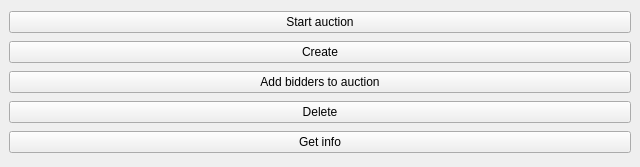
<?xml version="1.0" encoding="UTF-8"?>
<ui version="4.0">
 <class>auctionsWindow</class>
 <widget class="QMainWindow" name="auctionsWindow">
  <property name="geometry">
   <rect>
    <x>0</x>
    <y>0</y>
    <width>640</width>
    <height>167</height>
   </rect>
  </property>
  <property name="windowTitle">
   <string>Auctions</string>
  </property>
  <widget class="QWidget" name="centralwidget">
   <layout class="QVBoxLayout" name="verticalLayout">
    <item>
     <widget class="QPushButton" name="startAuctionButton">
      <property name="text">
       <string>Start auction</string>
      </property>
     </widget>
    </item>
    <item>
     <widget class="QPushButton" name="createButton">
      <property name="text">
       <string>Create</string>
      </property>
     </widget>
    </item>
    <item>
     <widget class="QPushButton" name="addBidderstoAuctionButton">
      <property name="text">
       <string>Add bidders to auction</string>
      </property>
     </widget>
    </item>
    <item>
     <widget class="QPushButton" name="deleteButton">
      <property name="text">
       <string>Delete</string>
      </property>
     </widget>
    </item>
    <item>
     <widget class="QPushButton" name="getInfoButton">
      <property name="text">
       <string>Get info</string>
      </property>
     </widget>
    </item>
   </layout>
  </widget>
 </widget>
 <resources/>
 <connections/>
</ui>
